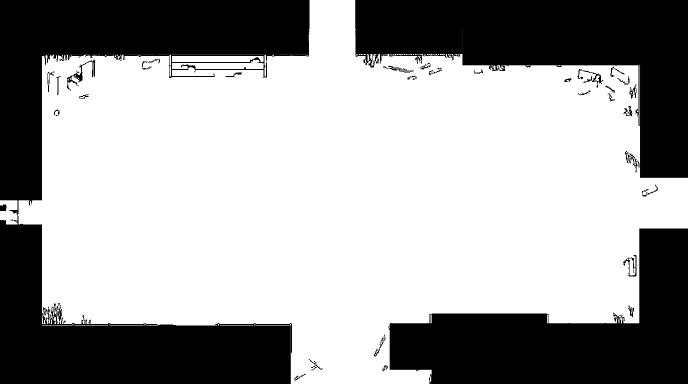
#> input picture images/navmesh.jpg, 1376 x 768 px (shown at 1/2 size)
$ python convert-map.py
#> lines starting #> are read from the running program, lines starting #| are printed output that depends on the picture
# -*- coding: utf-8 -*-
from PIL import Image
import json

def convert_map_to_json():
    try:
        print('Start converting map1.png to JSON format...')

        # Load image
        map_image = Image.open('images/navmesh.jpg')
#> map_image is the input picture: PIL image 1376x768 L; min 0, max 255, mean 162.2
        print('Image loaded successfully, size: %d x %d' % (map_image.width, map_image.height))
#| Image loaded successfully, size: 1376 x 768

        # Game canvas size
        game_canvas_width = 900
        game_canvas_height = 675

        # Resize map to match game canvas size
        print('Resizing map to game canvas size...')
        map_image = map_image.resize((game_canvas_width, game_canvas_height), Image.Resampling.LANCZOS)
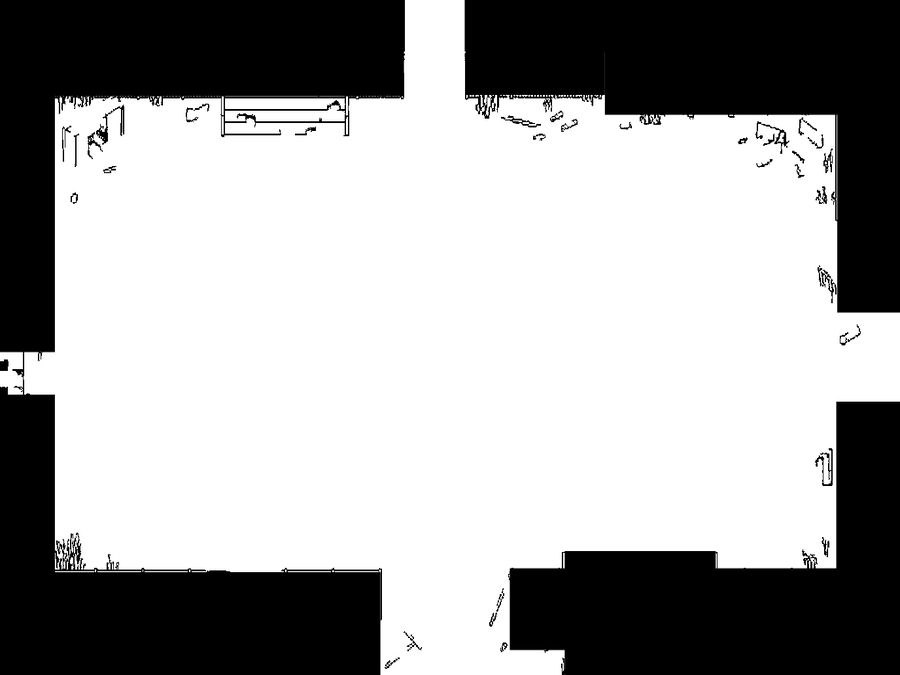
#> map_image: PIL image 900x675 L; min 0, max 255, mean 162.1
        print('Resized image size: %d x %d' % (map_image.width, map_image.height))
#| Resized image size: 900 x 675

        # Analyze pixels and create obstacle data
        cell_size = 20  # Obstacle cell size

        print('Cell size: %d' % cell_size)

        # Convert to RGB mode if needed
        if map_image.mode != 'RGB':
            map_image = map_image.convert('RGB')
#> map_image: PIL image 900x675 RGB

        # Get pixel data
        pixels = map_image.load()

        obstacles = []
        passable_count = 0
        impassable_count = 0

        for y in range(0, game_canvas_height, cell_size):
            for x in range(0, game_canvas_width, cell_size):
                # Check center pixel color of the cell
                center_x = int(x + cell_size / 2)
                center_y = int(y + cell_size / 2)

                is_black = False

                if center_x < map_image.width and center_y < map_image.height:
                    r, g, b = pixels[center_x, center_y]

                    # Calculate brightness, less than 80 is considered black (impassable)
                    brightness = r * 0.299 + g * 0.587 + b * 0.114
                    is_black = brightness < 80

                    # Output first 10 cells info
                    if passable_count + impassable_count < 10:
                        print('Cell (%d,%d) center pixel(%d,%d) RGB:(%d,%d,%d) brightness: %.2f, black: %s' %
                              (x, y, center_x, center_y, r, g, b, brightness, is_black))

                if is_black:
                    obstacles.append({
                        'x': x,
                        'y': y,
                        'width': cell_size,
                        'height': cell_size,
                        'type': 'wood',
                        'health': 100
                    })
                    impassable_count += 1
                else:
                    passable_count += 1
#> after the loop, impassable_count = 572; obstacles = 572 items; passable_count = 958

        # Create map data object
        map_data = {
            'version': '1.0',
            'mapImage': 'map1.png',
            'gameCanvas': {
                'width': game_canvas_width,
                'height': game_canvas_height
            },
            'mapImageSize': {
                'width': map_image.width,
                'height': map_image.height
            },
            'cellSize': cell_size,
            'obstacles': obstacles,
            'statistics': {
                'passableCells': passable_count,
                'impassableCells': impassable_count,
                'totalCells': passable_count + impassable_count
            }
        }

        # Save as JSON file
        json_path = 'map.json'
        with open(json_path, 'w', encoding='utf-8') as f:
            json.dump(map_data, f, indent=2, ensure_ascii=False)

        # Save as JavaScript file
        js_path = 'map-data.js'
        with open(js_path, 'w', encoding='utf-8') as f:
            f.write('// 地图数据 - 从map1.png转换而来\n')
            f.write('const MAP_DATA = ')
            json.dump(map_data, f, indent=4, ensure_ascii=False)
            f.write(';\n')

        print('\nConversion completed!')
        print('Generated obstacles count: %d' % len(obstacles))
#| Generated obstacles count: 572
        print('Passable areas: %d cells' % passable_count)
#| Passable areas: 958 cells
        print('Impassable areas: %d cells' % impassable_count)
#| Impassable areas: 572 cells
        print('Map data saved to: %s' % json_path)
        print('Map data saved to: %s' % js_path)

    except Exception as e:
        print('Conversion failed: %s' % str(e))
        import traceback
        traceback.print_exc()
        exit(1)

if __name__ == '__main__':
    convert_map_to_json()
